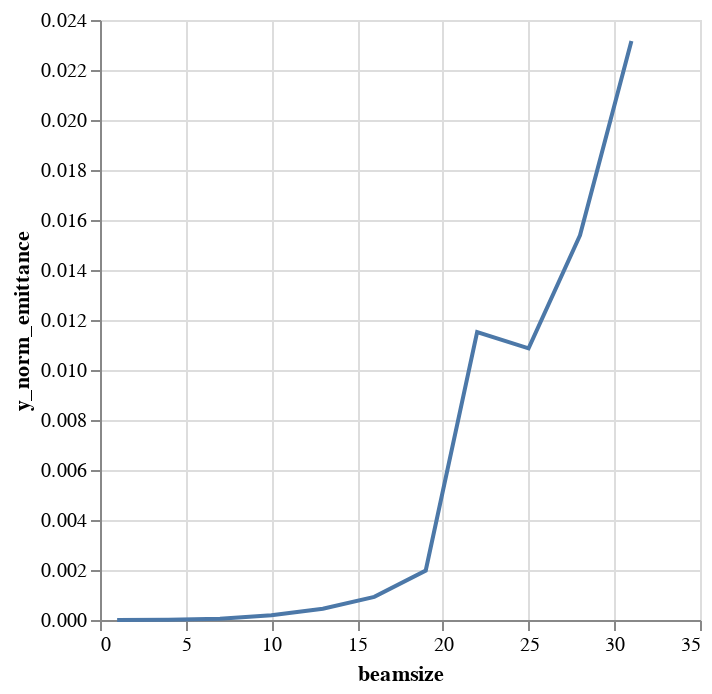

Source (notebook cell):
### Code cell
alt.Chart(emit_df).mark_line().encode(
    x='beamsize',
    y='y_norm_emittance',
)

### Figure 1 — Vega-Lite specification as saved in the notebook (floating-point values rounded to 4 significant figures)
{"$schema": "https://vega.github.io/schema/vega-lite/v1.2.1.json", "data": {"values": [{"beamsize": 1, "losses": 0, "relbeta": 0.002308, "sourceID": 16777217, "sourceName": "bs_1", "x_emittance": 0.00299, "x_norm_emittance": 6.902e-06, "y_emittance": 6.686e-05, "y_norm_emittance": 1.543e-07}, {"beamsize": 4, "losses": 0, "relbeta": 0.002308, "sourceID": 16777218, "sourceName": "bs_4", "x_emittance": 0.1047, "x_norm_emittance": 0.0002417, "y_emittance": 0.004292, "y_norm_emittance": 9.907e-06}, {"beamsize": 7, "losses": 0, "relbeta": 0.002308, "sourceID": 16777219, "sourceName": "bs_7", "x_emittance": 0.6383, "x_norm_emittance": 0.001474, "y_emittance": 0.02164, "y_norm_emittance": 4.995e-05}, {"beamsize": 10, "losses": 0, "relbeta": 0.002308, "sourceID": 16777220, "sourceName": "bs_10", "x_emittance": 1.887, "x_norm_emittance": 0.004357, "y_emittance": 0.08267, "y_norm_emittance": 0.0001908}, {"beamsize": 13, "losses": 1, "relbeta": 0.002308, "sourceID": 16777221, "sourceName": "bs_13", "x_emittance": 5.148, "x_norm_emittance": 0.01188, "y_emittance": 0.1961, "y_norm_emittance": 0.0004526}, {"beamsize": 16, "losses": 13, "relbeta": 0.002308, "sourceID": 16777222, "sourceName": "bs_16", "x_emittance": 9.592, "x_norm_emittance": 0.02214, "y_emittance": 0.4002, "y_norm_emittance": 0.0009238}, {"beamsize": 19, "losses": 33, "relbeta": 0.002308, "sourceID": 16777223, "sourceName": "bs_19", "x_emittance": 16.19, "x_norm_emittance": 0.03737, "y_emittance": 0.857, "y_norm_emittance": 0.001978}, {"beamsize": 22, "losses": 54, "relbeta": 0.002308, "sourceID": 16777224, "sourceName": "bs_22", "x_emittance": 17.16, "x_norm_emittance": 0.03961, "y_emittance": 4.991, "y_norm_emittance": 0.01152}, {"beamsize": 25, "losses": 109, "relbeta": 0.002308, "sourceID": 16777225, "sourceName": "bs_25", "x_emittance": 21.97, "x_norm_emittance": 0.05073, "y_emittance": 4.707, "y_norm_emittance": 0.01087}, {"beamsize": 28, "losses": 151, "relbeta": 0.002308, "sourceID": 16777226, "sourceName": "bs_28", "x_emittance": 23.18, "x_norm_emittance": 0.05352, "y_emittance": 6.667, "y_norm_emittance": 0.01539}, {"beamsize": 31, "losses": 184, "relbeta": 0.002308, "sourceID": 16777227, "sourceName": "bs_31", "x_emittance": 25.49, "x_norm_emittance": 0.05884, "y_emittance": 10.03, "y_norm_emittance": 0.02316}]}, "encoding": {"x": {"field": "beamsize", "type": "quantitative"}, "y": {"field": "y_norm_emittance", "type": "quantitative"}}, "mark": "line"}
